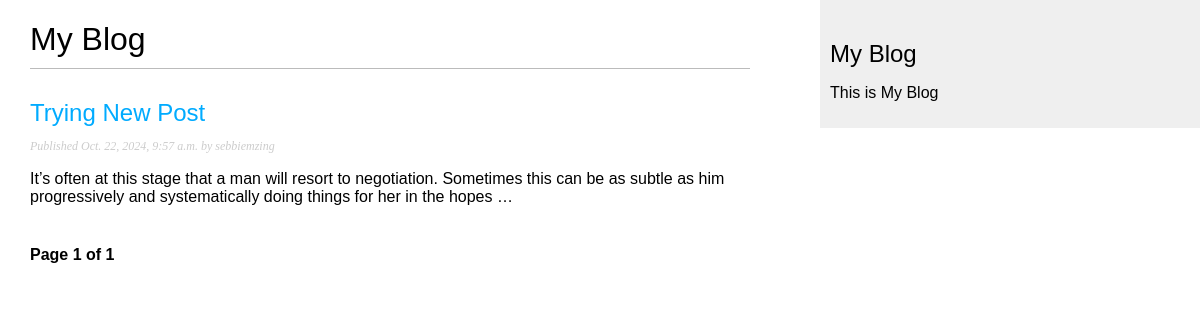
Page /djblog/?page=2 on the earlier database version.
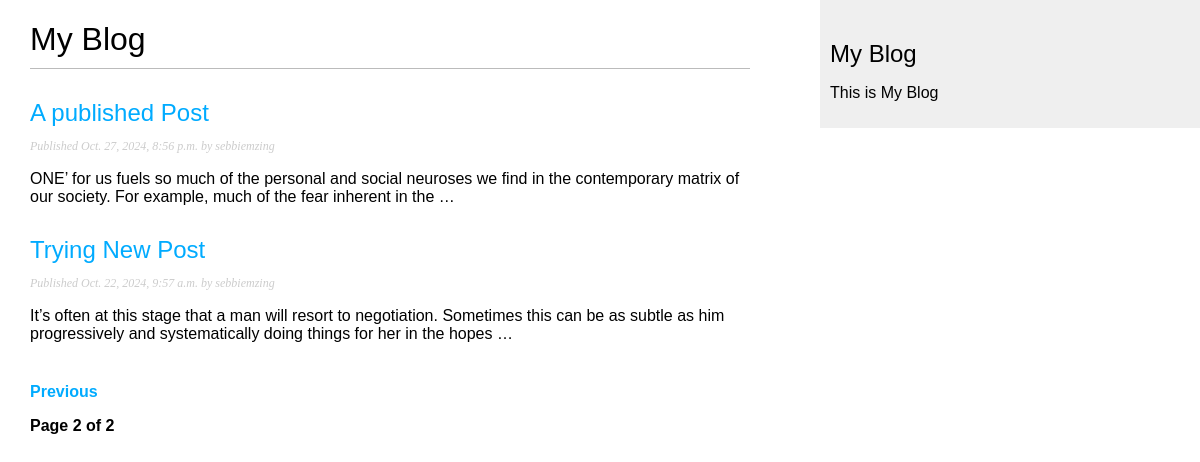
Same page on the later database version.
### djblog/models.py (models this page shows, shortened)
class Post(models.Model):
    class Status(models.TextChoices):
        DRAFT = 'DF', 'Draft'
        PUBLISHED = 'PB', 'Published'
    title = models.CharField(max_length=250)
    slug = models.SlugField(
        max_length=250,
        unique_for_date = 'publish'
        )
    author = models.ForeignKey(
        settings.AUTH_USER_MODEL,
        on_delete=models.CASCADE ,
        related_name="djblog_posts"
    )
    body = models.TextField()
    publish = models.DateTimeField(default=timezone.now)
    created = models.DateTimeField(auto_now_add=True)
    updated = models.DateTimeField(auto_now=True)
    status = models.CharField(
        max_length=2,
        choices=Status.choices,
        default=Status.DRAFT
    )
    models = models.Manager() # default manager
    published = PublishedManager() # custom manager
    class Meta:
        ordering = ['-publish']
        indexes = [
            models.Index(fields=['-publish'])
        ]
    def get_absolute_url(self):
        return reverse(
            'djblog:post_detail',
            args = [
                self.publish.year,
                self.publish.month,
                self.publish.day,
                self.slug
            ]
        )

### djblog/views.py (the view)
# urls.py: path('', views.post_list, name = 'post_list'),
def post_list(request): # list all poosts
    post_list = Post.published.all()
    paginator = Paginator(post_list, 3) # paginator with 3 posts per page
    page_number = request.GET.get('page', 1)
    try:
        posts = paginator.page(page_number)
    except PageNotAnInteger:
        posts = paginator.page(1) # if page number is out of range return to page 1
    except EmptyPage:
        posts = paginator.page(paginator.num_pages) # if last page is out of range
    return render(
        request,
        'post/list.html',
        {'posts':posts}
    )

### djblog/models.py (called while the page is built)
    def get_queryset(self):
        return (
            super().get_queryset().filter(status = Post.Status.PUBLISHED)
    )

### djblog/templates/post/list.html (shortened to what this page needs)
{% extends "djblog/base.html" %}
{% block content%}
<h1>My Blog</h1>
{% for post in posts %}
<h2>
    <a href="{{ post.get_absolute_url }}">
        {{ post.title }}
    </a>
</h2>
<p class="date">
    Published {{ post.publish }} by {{ post.author }}
</p>
{{ post.body|truncatewords:30|linebreaks}}
{% endfor %}
{% include "pagination.html" with page=posts %}
{% endblock %}

Differences in the rows shown:
added Post: title "A published Post", publish "Oct. 27, 2024, 8:56 p.m.", author "sebbiemzing", body "ONE’ for us fuels so much of the personal and social neuroses we find in the contemporary matrix of our society. For example, much of the fear inherent in the …"
Other differences:
{{ page.number }}: "1" → "2"
{{ page.paginator.num_pages }}: "1" → "2"
text now shown: "Previous"
